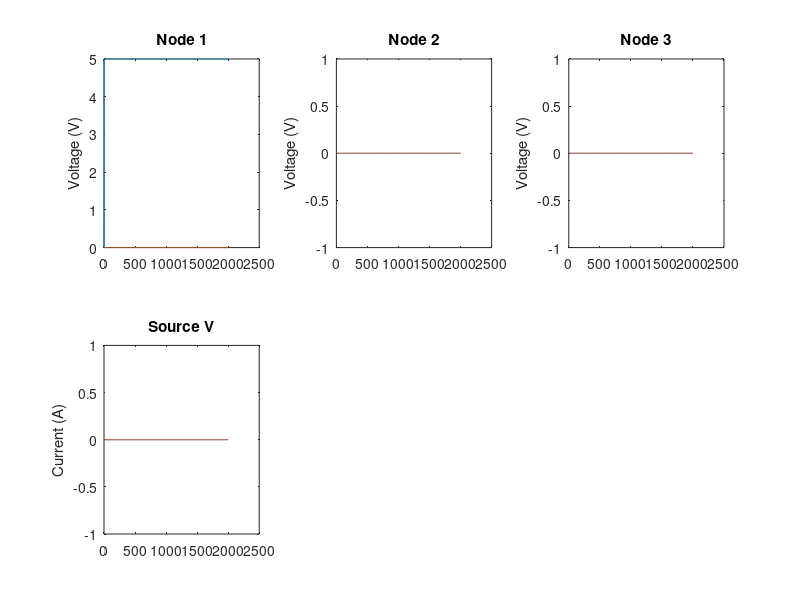

This figure's MATLAB source:
%N2Sim Netlist Reading Circuit Simulator
%Names 		 						Syntax
%  Voltage source								V# In Out Magnitude		(will repeat if this is a matrix)
%  Resistor										R# In Out Magnitude
%  Capacitor									C# In Out Magnitude
%  inductors									L# In Out Magnitude
%  Voltage Controlled and Delayed Source		D# In Out ControlIn ControlOut Alpha Delaytime
%  Voltage Controlled Voltage Source			E# In Out ControlIn ControlOut Alpha
%  Optical Coupler								X# In Out In 		Out 	   CouplingCoeff
%  Phase Shift									P# In Out Alpha		Phi		   Delay
%  Fiber or Waveguide							F# In Out Length    Beta1      N     Loss
%  Splitter                                     S# In Out Out
%  Joiner                                       J# In In  Out
%		input variables 					  name p1 p2  p3		p4	p5      p6 	     p7		p8			p9
%  Bidirectional Fiber or Waveguide				B# In In  Out       Out	Length  Beta1A   NA    LossA	  Beta1B
%														  	p10			p11	  p12
%												   		  	NB 			LossB Sigma
% i reserved for sqrt(-1)

clear variables;
% todo: adjust timesteps and deltat based on something other than random
% numbers
timesteps = 2000; %how long to simulate for
deltat=0.000002; % time in seconds for time step
thresh=0.01; %accuracy of newton-rhapson loops for NLVCVs

%read in netlist here
try
    [name, p1, p2, p3, p4, p5, p6, p7, p8, p9, p10, p11, p12] = textread('netlist.txt',' %s %s %s %s %s %s %s %s %s %s %s %s %s');
catch
    fprintf('netlist.txt not found');
    return
end
for n=1:size(name); p1{n}=str2num(p1{n}); p2{n}=str2num(p2{n}); end
%could just read in ints, but this keeps indexing consistent (otherwise matlab turns these into [])

%preallocate matrices (we'll sparse them later)
nnodes=max(max([ cell2mat(p1) cell2mat(p2) ])); capmat = zeros(nnodes); condmat = zeros(nnodes);

nirow = 0; %current row counter for voltage sources, to keep track from one component to the next
vlist=[]; rlist=[]; clist=[]; llist=[]; dlist=[]; elist=[]; xlist=[];
plist=[]; flist=[]; fdt=[]; slist=[]; jlist=[];
%make lists to keep track of which components exist where, will be useful for components needing extra-matrix math

%add all our components
for j=1:length(name)
    switch(name{j}(1)) %checks first character of name (handles non-unique names fine)
        case 'V'
            nirow=nirow+1; %add a current row for each component that needs one.
            vlist=[vlist [j;nirow]];
            %appends location of coponents in netlist, and their assoscated current row for later use
            Inames(nirow,:)=name{j}; %name for graphing later
            p3{j}=str2num(p3{j}); %needs to be a number (or matrix of)
            if p1{j}~=0; condmat(nnodes+nirow,p1{j}) = -1; end
            if p2{j}~=0
                condmat(nnodes+nirow,p2{j}) = 1;
                condmat(p2{j},nnodes+nirow) = 1;
            end
            for t=1:timesteps
                tmp=mod(t,size(p3{j},2));
                source(nnodes+nirow,t)=p3{j}(tmp+1);
            end
        case 'E'
            nirow=nirow+1;
            elist=[elist j;nirow];
            Inames(nirow,:)=name{j}; %name for graphing later
            p5{j}=str2num(p5{j});
            if p1{j}~=0; condmat(p1{j},nnodes+nirow)=1; end
            if p2{j}~=0
                condmat(p2{j},nnodes+nirow)=1;
                condmat(nnodes+nirow,p2{j})=1;
            end
        case 'D'
            nirow=nirow+1;
            dlist=[dlist [j;nirow]];
            Inames(nirow,:)=name{j};
            p5{j}=str2num(p5{j});
            p6{j}=str2num(p6{j});
            if p1{j}~=0; condmat(nnodes+nirow,p1{j})=-1; end
            if p2{j}~=0
                condmat(nnodes+nirow,p2{j})=1;
                condmat(nnodes+nirow,p2{j})=1;
            end
            p3{j}=str2num(p3{j});
        case 'P'
            nirow=nirow+1;
            p5{j}=str2num(p5{j});
            p3{j}=str2num(p3{j});
            plist=[plist [j; nirow]];
            Inames(nirow,:)=name{j};
            if p2{j}~=0
                condmat(nnodes+nirow,p2{j})=1;
                condmat(p2{j},nnodes+nirow)=1;
            end
        case 'X'
            nirow=nirow+1;
            xlist=[xlist [j]];
            Inames(nirow,:)=name{j};
            p5{j}=str2num(p5{j});
            p4{j}=str2num(p4{j});
            p3{j}=str2num(p3{j});
            %first current row
            if p1{j}~=0 && p2{j}~=0
                condmat(nnodes+nirow,p1{j})=sqrt(1-p5{j});
            end
            if p2{j}~=0 && p3{j} ~=0
                condmat(nnodes+nirow,p3{j})=sqrt(p5{j});
            end
            condmat(nnodes+nirow,p2{j})=-1;
            condmat(p2{j},nnodes+nirow)=1;
            %for second current row
            nirow=nirow+1;
            condmat(p4{j},p4{j})=-1;
            if p1{j}~=0 && p4{j}~=0
                condmat(nnodes+nirow,p1{j})=sqrt(p5{j});
            end
            
            if p2{j}~=0 && p4{j} ~=0
                condmat(nnodes+nirow,p2{j})=sqrt(1-p5{j});
            end
            condmat(nnodes+nirow,p4{j})=-1;
            condmat(p4{j},nnodes+nirow)=1;
        case 'S'
            slist=[slist j];
            nirow=nirow+1;
            p3{j}=str2num(p3{j});
            Inames(nirow,:)=name{j};
            condmat(nnodes+nirow,p1{j})=0.5;
            condmat(nnodes+nirow,p2{j})=-1/sqrt(2);
            condmat(p2{j},nnodes+nirow)=1;
            
            nirow=nirow+1;
            condmat(nnodes+nirow,p1{j})=0.5;
            condmat(nnodes+nirow,p3{j})=-1/sqrt(2);
            condmat(p3{j},nnodes+nirow)=1;
            
        case 'J'
            nirow=nirow+1;
            Inames(nirow,:)=name{j};
            jlist=[jlist [j;nirow]];
            p3{j}=str2num(p3{j});
            condmat(nnodes+nirow,p1{j})=-sqrt(2);
            condmat(nnodes+nirow,p2{j})=-sqrt(2);
            condmat(nnodes+nirow,p3{j})=2;
            condmat(p3{j},nnodes+nirow)=1;
        case 'R'
            rlist=[rlist j];
            p3{j}=str2num(p3{j});
            if p1{j}~=0
                condmat(p1{j},p1{j})=condmat(p1{j},p1{j}) + 1/p3{j};
            end
            if p2{j}~=0
                condmat(p2{j},p2{j})=condmat(p2{j},p2{j}) + 1/p3{j};
            end
            if p1{j}~=0 && p2{j}~=0
                condmat(p1{j},p2{j})=condmat(p1{j},p2{j}) - 1/p3{j};
                condmat(p2{j},p1{j})=condmat(p2{j},p1{j}) - 1/p3{j};
            end
        case 'C'
            clist=[clist j];
            p3{j}=str2num(p3{j});
            if p1{j}~=0
                capmat(p1{j},p1{j})=capmat(p1{j},p1{j}) + p3{j};
            end
            if p2{j}~=0
                capmat(p2{j},p2{j})=capmat(p2{j},p2{j}) + p3{j};
            end
            if p1{j}~=0 && p2{j}~=0
                capmat(p1{j},p2{j})=capmat(p1{j},p2{j}) - p3{j};
                capmat(p2{j},p1{j})=capmat(p2{j},p1{j}) - p3{j};
            end
        case 'L'
            p3{j}=str2num(p3{j});
            nirow=nirow+1;
            llist=[llist j;nirow];
            Inames(nirow,:)=name{j};
            if p1{j}~=0;
                condmat(nnodes+nirow,p1{j}) = -1;
                condmat(p1{j},nnodes+nirow) = 1;
            end
            if p2{j}~=0;
                condmat(p2{j},nnodes+nirow) = -1;
                condmat(nnodes+nirow,p2{j}) = 1;
            end
            if p1{j}~=0 && p2{j}~=0; %%I have no idea what I did here. I'm sure something belongs here
            end
            capmat(nnodes+nirow,nnodes+nirow)=p3{j};
        case 'F'
            nirow=nirow+1;
            flist=[flist [j; nirow]];
            Inames(nirow,:)=name{j};
            p3{j}=str2num(p3{j});
            p4{j}=str2num(p4{j});
            p5{j}=str2num(p5{j});
            p6{j}=str2num(p6{j});
            fiber{j} = fdfiber(p3{j},p4{j},p5{j},p6{j});
            if p2{j}~=0
                condmat(nnodes+nirow,p2{j})=1;
                condmat(p2{j},nnodes+nirow)=1;
            end
            fiber{j}.plotting=0;
            fdt = [fdt fiber{j}.deltat];
        case 'B'
            p3{j}=str2num(p3{j});
            p4{j}=str2num(p4{j});
            p5{j}=str2num(p5{j});
            p6{j}=str2num(p6{j});
            p7{j}=str2num(p7{j});
            p8{j}=str2num(p8{j});
            p9{j}=str2num(p9{j});
            p10{j}=str2num(p10{j});
            p11{j}=str2num(p11{j});
            p12{j}=str2num(p12{j});
            
            
            
            nirow=nirow+1;
            flist=[flist [j; nirow]];
            Inames(nirow,:)=name{j};
            
            fiber{j} = bfib3(p5{j},p6{j},p7{j},p8{j},p9{j},p10{j},p11{j},p12{j});
            if p4{j}~=0
                condmat(nnodes+nirow,p4{j})=1;
                condmat(p4{j},nnodes+nirow)=1;
            end
            
            
            nirow=nirow+1;
            if p3{j}~=0
                condmat(nnodes+nirow,p3{j})=1;
                condmat(p3{j},nnodes+nirow)=1;
            end
            
            fiber{j}.sigma=p7{j};
            fiber{j}.plotting= 1;
            fdt = [fdt fiber{j}.deltat];
    end
end

condmat=[condmat zeros(size(condmat,1),nnodes+nirow-size(condmat,2));
    zeros(nnodes+nirow-size(condmat,1),size(condmat,1))...
    zeros(nnodes+nirow-size(condmat,2),nnodes+nirow-size(condmat,1)) ];
%now having added lines to condmat, we need to make capmat the same size. source sometimes too
capmat=[capmat 						zeros(size(capmat,1),size(condmat,2)-size(capmat,2));...
    zeros(size(condmat,1)-size(capmat,1),size(capmat,2))	zeros(size(condmat,1)-size(capmat,1))	];

%that done, define our matrices for actual math using LU decomp.
[LL,LU,LP]=lu(sparse(capmat)+deltat*sparse(condmat)); %leaves cap&cond in full form for analysis
%but completes the LU facotrization for speed
%more pre-allocations
matsize=size(condmat,1);
source=[source; zeros(nnodes+nirow-size(source,1),size(source,2))];


nlvsource = zeros(matsize,1);
nlvsource_old = zeros(matsize,1);
voltage = zeros(matsize,timesteps);

for t=1:timesteps
    d_nlvs=inf*ones(matsize,1); %start with infinite derivative to prevent premature loop exit
    while(max(d_nlvs))>thresh
        for nn=1:size(dlist,2) %for each memory delay
            j=dlist(1,nn); %grab the row that the delay component is in
            if t>p6{j} %if time is > than delay
                vdrop=0; %so vdrop is accurate when p4{j}==0
                if p4{j}~=0; vdrop=-voltage(p4{j},t-p6{j}); end
                if p5{j}~=0; vdrop= vdrop + voltage(p5{j},t-p6{j}); end
                source(nnodes+dlist(2,nn),t)= p5{j}*vdrop;
                %TODO (maybe) support nonlinear here also, depreciate either E or D component
            end
        end
        for nn=1:size(plist,2)
            j=plist(1,nn);
            if t>p5{j}
                source(nnodes+plist(2,nn),t)=voltage(p1{j},t-p5{j})*exp(-1i*eval(p4{j}))*exp(-0.5*p3{j});
            end
        end
        
        for nn=1:size(flist,2) %for optical fiber
            j=flist(1,nn); %call the object relevant to the fiber, drop output in voltage source vector
            fiber{j}=fiber{j}.simulateFiber(voltage(p1{j},t),voltage(p2{j},t),t,(t-1),deltat);
            source(nnodes+flist(2,nn),t)=fiber{j}.Vouta;
            try    
            source(nnodes+flist(2,nn)+1,t)=fiber{j}.Voutb;
            catch
            end
                %this relies on the output for node 2 being created directly after output for
                %node 1. It will work, but its kludgy.
            
        end
        
        voltage(:,t+1)= LU\(LL\LP*(capmat*voltage(:,t)+(source(:,t)+nlvsource)*deltat)); %MATH!
        %now reconsider nonlinear voltage courses
        %(at t>1 the above calc uses previous steps vopltages as first guess)
        for nn=1:size(elist,2)
            vdrop=0; %same as in D-component
            if p3{j}~=0; vdrop = vdrop - voltage(p3{j},t+1); end
            if p4{j}~=0; vdrop = vdrop + voltage(p4{j},t+1); end
            nlvsource(nnodes+dlist(2,nn))=eval(p5{j}); %this one's a bit different, runs user-supplied command
        end
        d_nlvs= (nlvsource- nlvsource_old); %calculate change, to compare against accuracy threshhold
        nlvsource_old=nlvsource; %set current to old for next round's comparison
    end
end

figure; %plot the results
for n=1:(nnodes+nirow)
    if n<=nnodes
        subplot(2,max(nnodes,nirow),n)
        plot(1:timesteps+1,real(voltage(n,:)),1:timesteps+1,imag(voltage(n,:)));
        title(['Node ' num2str(n)]);
        ylabel('Voltage (V)');
    else
        subplot(2,max(nnodes,nirow),n)
        plot(1:timesteps+1,-real(voltage(n,:)),1:timesteps+1,-imag(voltage(n,:)));
        title(['Source ' Inames(n-nnodes)]);
        ylabel('Current (A)');
    end
end
return